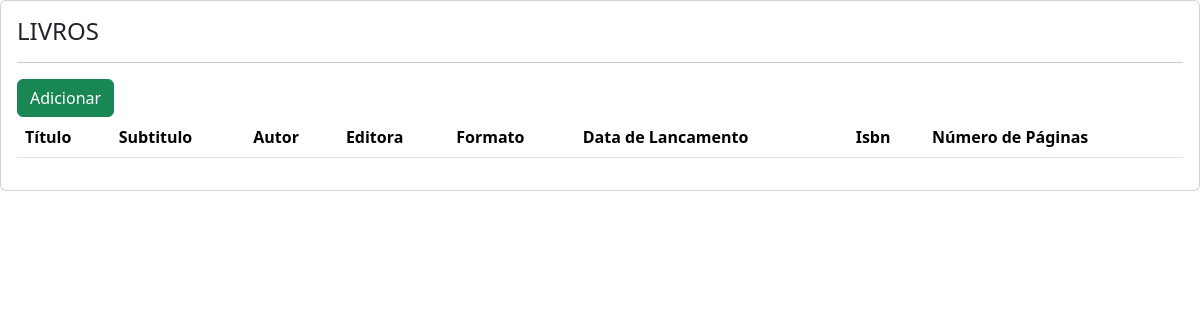
Page /livro/ on the earlier database version.
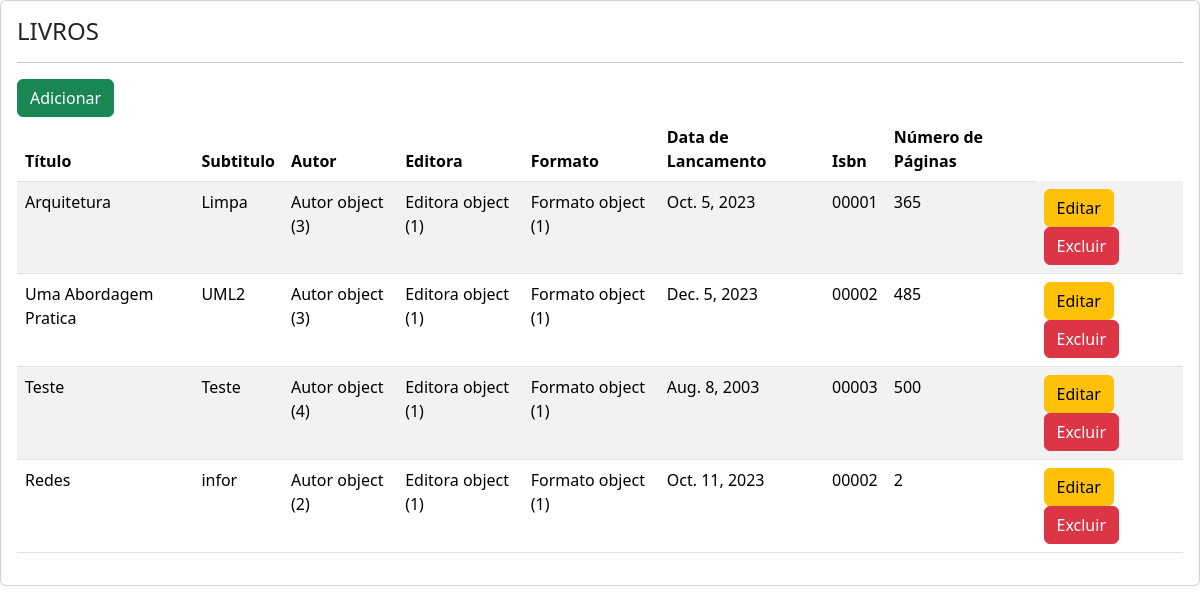
Same page on the later database version.
### portal/models.py (models this page shows)
class Livro(models.Model):
    titulo = models.CharField(max_length=255)
    subtitulo = models.CharField(max_length=255, blank=True, null=True)
    autor = models.ForeignKey(Autor, on_delete=models.CASCADE)
    editora = models.ForeignKey(Editora, on_delete=models.CASCADE)
    formato = models.ForeignKey(Formato, on_delete=models.CASCADE)
    data_lancamento = models.DateField()
    isbn = models.CharField(max_length=255)
    numero_paginas = models.PositiveIntegerField()

class Autor(models.Model):
    nome = models.CharField(max_length=255)
    data_nascimento = models.DateField()
    email = models.EmailField()

class Editora(models.Model):
    nome = models.CharField(max_length=255)
    cidade = models.CharField(max_length=255)
    estado = models.CharField(max_length=255)

class Formato(models.Model):
    nome = models.CharField(max_length=255)

### portal/views.py (the view)
# urls.py: path('livro/',views.livro, name='livro'),
def livro(request):
    livros = Livro.objects.all()
    context = {
        'livros':livros
    }
    return render(request,'portal/livro.html', context)

### portal/templates/portal/livro.html (shortened to what this page needs)
<!doctype html>
<html lang="pt-br">
  <head>
    <link href="https://cdn.jsdelivr.net/npm/bootstrap@5.3.2/dist/css/bootstrap.min.css" rel="stylesheet">
  </head>
  <body>
    <div class="card">
        <div class="card-body">
            <h4>LIVROS</h4>
            <hr>
            <a class="btn btn-success" href="{% url 'livro_add' %}"> Adicionar</a>
            <table class="table table-striped">
            <thead>
                <tr>
                    <th>Título</th>
                    <th>Subtitulo</th>
                    <th>Autor</th>
                    <th>Editora</th>
                    <th>Formato</th>
                    <th>Data de Lancamento</th>
                    <th>Isbn</th>
                    <th>Número de Páginas</th>
                </tr>
            </thead>
            <tbody>
                {% for livro in livros %}
                <tr>
                    <td>{{ livro.titulo }}</td>
                    <td>{{ livro.subtitulo }}</td>
                    <td>{{ livro.autor }}</td>
                    <td>{{ livro.editora }}</td>
                    <td>{{ livro.formato }}</td>
                    <td>{{ livro.data_lancamento }}</td>
                    <td>{{ livro.isbn }}</td>
                    <td>{{ livro.numero_paginas }}</td>
                    <td>
                        <a class="btn btn-warning" href="livro_edit/{{livro.id}}">Editar</a>
                        <a class="btn btn-danger" href="livro_delete/{{livro.id}}" onclick="return confirm('Tem certeza que deseja excluir esse livro?')" >Excluir</a>
                    </td>
                </tr>
                {% endfor %}
            </tbody>
            </table>
        </div>
    </div>

Differences in the rows shown:
added Livro: titulo "Arquitetura", subtitulo "Limpa", autor "Autor object (3)", editora "Editora object (1)", formato "Formato object (1)", data_lancamento "Oct. 5, 2023", isbn "00001", numero_paginas "365"
added Livro: titulo "Uma Abordagem Pratica", subtitulo "UML2", autor "Autor object (3)", editora "Editora object (1)", formato "Formato object (1)", data_lancamento "Dec. 5, 2023", isbn "00002", numero_paginas "485"
added Livro: titulo "Teste", subtitulo "Teste", autor "Autor object (4)", editora "Editora object (1)", formato "Formato object (1)", data_lancamento "Aug. 8, 2003", isbn "00003", numero_paginas "500"
added Livro: titulo "Redes", subtitulo "infor", autor "Autor object (2)", editora "Editora object (1)", formato "Formato object (1)", data_lancamento "Oct. 11, 2023", isbn "00002", numero_paginas "2"
